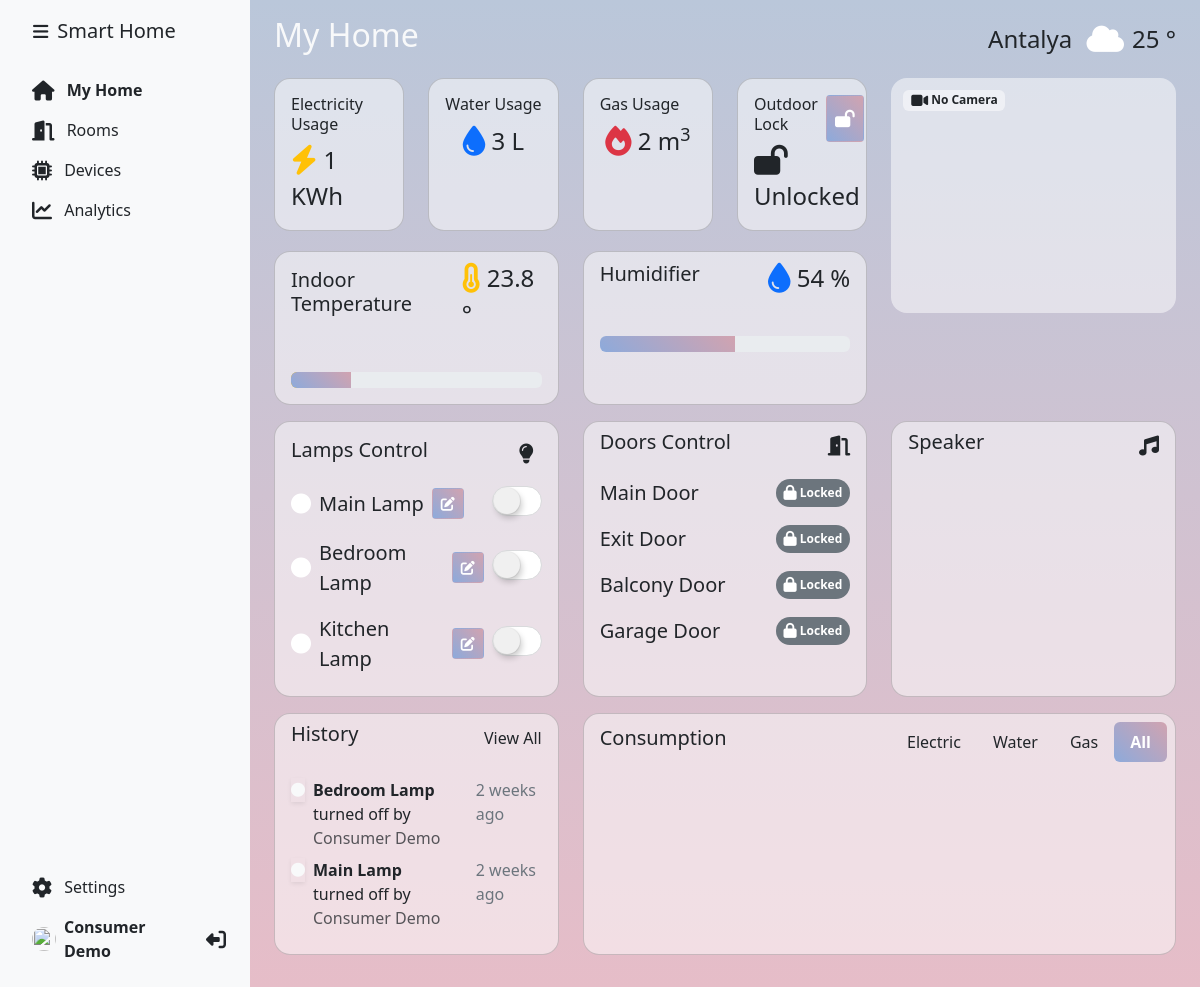
Page /myhome.php (signed in) on the committed database.
### tables this page shows
CREATE TABLE devices (
    id INT NOT NULL AUTO_INCREMENT,
    user_id INT NOT NULL,
    room_id INT NOT NULL,
    name VARCHAR(255) NOT NULL,
    type VARCHAR(255) NOT NULL DEFAULT 'sensor',
    status INT NOT NULL DEFAULT 0,
    electricity INT NOT NULL DEFAULT 0,
    water INT NOT NULL DEFAULT 0,
    gas INT NOT NULL DEFAULT 0,
    data text NOT NULL DEFAULT '{}',
    PRIMARY KEY (id)
);

CREATE TABLE home_configs (
    id INT NOT NULL AUTO_INCREMENT,
    user_id INT NOT NULL,
    type VARCHAR(255) NOT NULL,
    data text NOT NULL DEFAULT '',
    PRIMARY KEY (id)
);

CREATE TABLE logs (
    id INT NOT NULL AUTO_INCREMENT,
    user_id INT NOT NULL,
    user_type VARCHAR(255) NOT NULL DEFAULT 'consumers',
    device_id INT DEFAULT NULL,
    config_id INT DEFAULT NULL,
    action INT NOT NULL,
    created_at TIMESTAMP DEFAULT CURRENT_TIMESTAMP,
    PRIMARY KEY (id)
);

### myhome.php (the view, shortened to what the rows shown need)
<?php
require_once 'dbconfig.php';
$user_id = intval($_SESSION['user']);
?>
<!DOCTYPE html>
<html lang="en">
<head>
    <link href="https://cdn.jsdelivr.net/npm/bootstrap@5.3.0/dist/css/bootstrap.min.css" rel="stylesheet"
>
    <link rel="stylesheet" href="https://cdnjs.cloudflare.com/ajax/libs/font-awesome/6.4.0/css/all.min.css"
 />
    <link href="css/app.css" rel="stylesheet">
</head>
<body <?php if(isset($_COOKIE['sidebar-toggle']) && $_COOKIE['sidebar-toggle'] == '1') { echo ' class="sidebar-toggle"'; } ?>>
    <main class="d-flex flex-nowrap">
        <div class="d-flex flex-fill p-3 px-md-4 px-sm-2">
            <div class="dashboard w-100">
                <div class="row d-flex flex-wrap">
                    <div class="col-lg-8 rounded-4 position-relative mb-3">
                        <div class="row">
                            <div class="col-lg-3 col-sm-6 mb-3">
                                <div class="card bg-white-50 rounded-4 h-100">
                                    <div class="d-flex flex-column justify-content-center align-items-start p-3">
                                        <h2 class="h6 pb-0">Electricity Usage</h2>
                                    </div>
                                </div>
                            </div>
                            <div class="col-lg-3 col-sm-6 mb-3">
                                <div class="card bg-white-50 rounded-4 h-100">
                                    <div class="d-flex flex-column justify-content-center align-items-start p-3">
                                        <h2 class="h6 pb-0">Water Usage</h2>
                                    </div>
                                </div>
                            </div>
                            <div class="col-lg-3 col-sm-6 mb-3">
                                <div class="card bg-white-50 rounded-4 h-100">
                                    <div class="d-flex flex-column justify-content-center align-items-start p-3">
                                        <h2 class="h6 pb-0">Gas Usage</h2>
                                    </div>
                                </div>
                            </div>
                            <div class="col-lg-3 col-sm-6 mb-3">
                                <div class="card bg-white-50 rounded-4 h-100 outdoor-lock">
                                    <div class="d-flex flex-column justify-content-center align-items-start p-3">
                                        <div class="d-flex flex-row w-100">
                                            <h2 class="h6 pb-0 me-2">Outdoor Lock</h2>
                                        </div>
                                    </div>
                                </div>
                            </div>
                            <div class="col-lg-6 mt-1">
                                <div class="card bg-white-50 rounded-4 h-100 indoor-temperature">
                                    <div class="d-flex justify-content-between align-items-center p-2 px-3">
                                        <h2 class="h5 pb-0">Indoor Temperature</h2>
                                    </div>
                                </div>
                            </div>
                            <div class="col-lg-6 mt-1">
                                <div class="card bg-white-50 rounded-4 h-100 indoor-humidifier">
                                    <div class="d-flex justify-content-between align-items-center p-2 px-3">
                                        <h2 class="h5 pb-0">Humidifier</h2>
                                    </div>
                                </div>
                            </div>
                        </div>
                    </div>
                </div>
                <div class="row d-flex flex-wrap">
                    <div class="col-lg-4 mb-3">
                        <div class="card bg-white-50 rounded-4 h-100 p-3 pe-2 pb-0">
                            <div class="d-flex justify-content-between align-items-center px-3 ps-0">
                                <h2 class="h5">Lamps Control</h2>
                            </div>
                            <ul class="list-unstyled overflow-auto" style="max-height: 210px">
                                <?php
                                $stmt = $db->prepare("SELECT * FROM devices WHERE type = 'light' AND user_id = ?");
                                $stmt->execute([$user_id]);
                                $devices = $stmt->fetchAll(PDO::FETCH_ASSOC);
                                foreach ($devices as $device) {
                                    $deviceSettings = json_decode($device['data'], true);
                                    $device['color'] = isset($deviceSettings['color']) ? $deviceSettings['color'] : '#ffffff';
                                    ?>
                                <li class="d-flex align-items-center mt-3 pe-2">
                                    <i class="fas fa-circle fa-lg me-2" style="color: <?php echo $device['color']; ?>"></i>
                                    <span class="fs-5 me-2"><?php echo htmlspecialchars($device['name']); ?></span>
                                    <button class="btn btn-sm p-1 px-2 btn-sh me-2 edit-lamp-btn" type="button" data-id="<?php echo $device['id']; ?>">
                                        <i class="fas fa-edit"></i>
                                    </button>
                                    <label class="switch ms-auto">
                                        <input type="checkbox" class="apple-switch sh-switch" onchange="deviceStatus(<?php echo $device['id']; ?>, this.checked)" <?php if ($device['status'] == '1') { echo ' checked'; } ?>>
                                    </label>
                                </li>
                                <?php }?>
                            </ul>
                        </div>
                    </div>
                    <div class="col-lg-4 mb-3">
                        <div class="card bg-white-50 rounded-4 h-100 doors-control">
                            <div class="d-flex justify-content-between align-items-center p-2 px-3">
                                <h2 class="h5">Doors Control</h2>
                            </div>
                            <ul class="list-unstyled overflow-auto" style="max-height: 210px">
                                <?php
                                $stmt = $db->prepare("SELECT * FROM home_configs WHERE type = 'door' AND user_id = ?");
                                $stmt->execute([$user_id]);
                                $devices = $stmt->fetchAll(PDO::FETCH_ASSOC);
                                foreach ($devices as $device) {
                                    $device_id = $device['id'];
                                    $device = @json_decode($device['data'], true);
                                    $device_name = $device['name'];
                                    $device_status = $device['status'];
                                    ?>
                                <li class="d-flex justify-content-between align-items-center p-2 px-3">
                                    <span class="fs-5"><?php echo $device_name; ?></span>
                                    <span class="badge rounded-pill p-2 <?php if($device_status == 1){ echo "bg-secondary"; } else { echo "btn-sh"; } ?>" data-device="<?php echo $device_id; ?>">
                                        <span><?php echo ($device_status == 0) ? "Unlocked" : "Locked"; ?></span>
                                    </span>
                                </li>
                                <?php } ?>
                            </ul>
                        </div>
                    </div>
                    <div class="col-lg-4 mb-3">
                        <div class="card bg-white-50 rounded-4 h-100 speaker position-relative">
                            <div class="d-flex justify-content-between align-items-center p-2 px-3">
                                <h2 class="h5">Speaker</h2>
                            </div>
                        </div>
                    </div>
                </div>
                <div class="row d-flex flex-wrap">
                    <div class="col-lg-4 mb-3">
                        <div class="card bg-white-50 rounded-4 h-100">
                            <div class="d-flex justify-content-between align-items-center p-2 px-3">
                                <h2 class="h5 pb-0">History</h2>
                            </div>
                            <div class="card-body">
                                <ul class="list-unstyled mb-0">
                                    <?php
                                    $stmt = $db->prepare("SELECT
                                    logs.id,
                                    logs.user_id,
                                    logs.user_type,
                                    logs.device_id,
                                    logs.config_id,
                                    logs.action,
                                    logs.created_at,
                                    devices.name AS device_name,
                                    home_configs.type AS config_name,
                                    home_configs.data AS config_data
                                    FROM logs
                                    LEFT JOIN devices ON logs.device_id = devices.id
                                    LEFT JOIN home_configs ON logs.config_id = home_configs.id
                                    WHERE logs.user_id = ? ORDER BY logs.id DESC LIMIT 5");
                                    $stmt->execute([$user_id]);
                                    $logs = $stmt->fetchAll(PDO::FETCH_ASSOC);
                                    $logs_user = [
                                        'producers' => [],
                                        'consumers' => [],
                                    ];
                                    foreach ($logs as $log) {
                                        $log_action = $log['action'];
                                        if ($log['device_name'] == null) {
                                            $device_name = $log['config_name'];
                                            if ($device_name == 'outdoor_lock') {
                                                $device_name = 'Outdoor Lock';
                                            } elseif ($device_name == 'door') {
                                                $device_data = @json_decode($log['config_data'], true);
                                                $device_name = $device_data['name'];
                                            }
                                            if ($log_action == 1) {
                                                $log_action_text = "locked";
                                            } else {
                                                $log_action_text = "unlocked";
                                            }
                                        } else {
                                            $device_name = $log['device_name'];
                                            if ($log_action == 1 ) {
                                                $log_action_text = "turned on";
                                            } else {
                                                $log_action_text = "turned off";
                                            }
                                        }
                                        $log_user_id = $log['user_id'];
                                        if(!isset($logs_user[$log_user_id])) {
                                            $stmt = $db->prepare("SELECT * FROM `consumers` WHERE id = ?");
                                            $stmt->execute([$log_user_id]);
                                            $user = $stmt->fetch(PDO::FETCH_ASSOC);
                                            $logs_user[$log_user_id] = $user['name'];
                                        }
                                        ?>
                                    <li class="d-flex mb-2 align-items-start">
                                        <span class="me-2 text-<?php echo ($log_action == 1) ? "sh" : "light"; ?> shadow-sm"><i class="fas fa-circle fa-sm"></i></span>
                                        <div class="d-flex flex-column justify-content-center">
                                            <strong><?php echo $device_name; ?></strong>
                                            <div><?php echo $log_action_text; ?> by <span class="text-muted"><?php echo $logs_user[$log_user_id]; ?></span></div>
                                        </div>
                                        <date class="ms-auto text-secondary"><?php echo diffForHumans($log['created_at']); ?></date>
                                    </li>
                                    <?php } ?>
                                </ul>
                            </div>
                        </div>
                    </div>
                    <div class="col-lg-8 mb-3">
                        <div class="card bg-white-50 rounded-4 h-100 consumption">
                            <div class="d-flex justify-content-between align-items-center  p-2 px-3">
                                <h2 class="h5">Consumption</h2>
                            </div>
                        </div>
                    </div>
                </div>
            </div>
        </div>
    </main>
</body>
</html>

### rows in the picture
devices: name "Main Lamp"
devices: name "Bedroom Lamp"
devices: name "Kitchen Lamp"
home_configs: data "Main Door", shows "Locked"
home_configs: data "Exit Door", shows "Locked"
home_configs: data "Balcony Door", shows "Locked"
home_configs: data "Garage Door", shows "Locked"
logs: device.name "Bedroom Lamp", action "turned off", user "Consumer Demo", created_at "2 weeks ago"
logs: device.name "Main Lamp", action "turned off", user "Consumer Demo", created_at "2 weeks ago"

### other values in the picture
$name "Smart Home"
$_SESSION['name'] "Consumer Demo"
$stmt->fetchColumn() "1"
$temperature "23.8"
$humidity "54"
